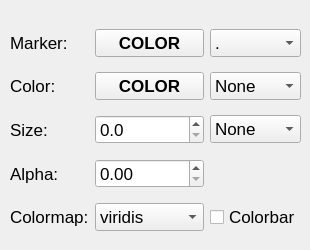
    <widget class="QWidget" name="tab_5">
     <attribute name="title">
      <string>Scatter</string>
     </attribute>
     <widget class="QWidget" name="gridLayoutWidget_12">
      <property name="geometry">
       <rect>
        <x>10</x>
        <y>20</y>
        <width>291</width>
        <height>221</height>
       </rect>
      </property>
      <property name="font">
       <font>
        <family>Arial</family>
        <pointsize>13</pointsize>
       </font>
      </property>
      <layout class="QGridLayout" name="gridLayout_12">
       <property name="sizeConstraint">
        <enum>QLayout::SetNoConstraint</enum>
       </property>
       <item row="1" column="0">
        <widget class="QLabel" name="label_21">
         <property name="font">
          <font>
           <family>Arial</family>
           <pointsize>13</pointsize>
          </font>
         </property>
         <property name="text">
          <string>Color:</string>
         </property>
        </widget>
       </item>
       <item row="0" column="0">
        <widget class="QLabel" name="label_20">
         <property name="font">
          <font>
           <family>Arial</family>
           <pointsize>13</pointsize>
          </font>
         </property>
         <property name="text">
          <string>Marker:</string>
         </property>
        </widget>
       </item>
       <item row="1" column="1">
        <widget class="QPushButton" name="btnScatFCol">
         <property name="font">
          <font>
           <family>Arial</family>
           <pointsize>13</pointsize>
           <weight>75</weight>
           <bold>true</bold>
          </font>
         </property>
         <property name="text">
          <string>COLOR</string>
         </property>
        </widget>
       </item>
       <item row="2" column="0">
        <widget class="QLabel" name="label_22">
         <property name="font">
          <font>
           <family>Arial</family>
           <pointsize>13</pointsize>
          </font>
         </property>
         <property name="text">
          <string>Size:</string>
         </property>
        </widget>
       </item>
       <item row="0" column="1">
        <widget class="QPushButton" name="btnScatECol">
         <property name="font">
          <font>
           <family>Arial</family>
           <pointsize>13</pointsize>
           <weight>75</weight>
           <bold>true</bold>
          </font>
         </property>
         <property name="text">
          <string>COLOR</string>
         </property>
        </widget>
       </item>
       <item row="2" column="2">
        <widget class="QComboBox" name="cbSSV">
         <property name="font">
          <font>
           <family>Arial</family>
           <pointsize>13</pointsize>
          </font>
         </property>
         <item>
          <property name="text">
           <string>None</string>
          </property>
         </item>
        </widget>
       </item>
       <item row="1" column="2">
        <widget class="QComboBox" name="cbSCV">
         <property name="font">
          <font>
           <family>Arial</family>
           <pointsize>13</pointsize>
          </font>
         </property>
         <item>
          <property name="text">
           <string>None</string>
          </property>
         </item>
        </widget>
       </item>
       <item row="0" column="2">
        <widget class="QComboBox" name="cbSMT">
         <property name="font">
          <font>
           <family>Arial</family>
           <pointsize>13</pointsize>
          </font>
         </property>
         <item>
          <property name="text">
           <string>.</string>
          </property>
         </item>
         <item>
          <property name="text">
           <string>,</string>
          </property>
         </item>
         <item>
          <property name="text">
           <string>o</string>
          </property>
         </item>
         <item>
          <property name="text">
           <string>v</string>
          </property>
         </item>
         <item>
          <property name="text">
           <string>^</string>
          </property>
         </item>
         <item>
          <property name="text">
           <string>&lt;</string>
          </property>
         </item>
         <item>
          <property name="text">
           <string>&gt;</string>
          </property>
         </item>
         <item>
          <property name="text">
           <string>1</string>
          </property>
         </item>
         <item>
          <property name="text">
           <string>2</string>
          </property>
         </item>
         <item>
          <property name="text">
           <string>3</string>
          </property>
         </item>
         <item>
          <property name="text">
           <string>4</string>
          </property>
         </item>
         <item>
          <property name="text">
           <string>8</string>
          </property>
         </item>
         <item>
          <property name="text">
           <string>s</string>
          </property>
         </item>
         <item>
          <property name="text">
           <string>p</string>
          </property>
         </item>
         <item>
          <property name="text">
           <string>P</string>
          </property>
         </item>
         <item>
          <property name="text">
           <string>*</string>
          </property>
         </item>
         <item>
          <property name="text">
           <string>h</string>
          </property>
         </item>
         <item>
          <property name="text">
           <string>H</string>
          </property>
         </item>
         <item>
          <property name="text">
           <string>+</string>
          </property>
         </item>
         <item>
          <property name="text">
           <string>x</string>
          </property>
         </item>
         <item>
          <property name="text">
           <string>X</string>
          </property>
         </item>
         <item>
          <property name="text">
           <string>d</string>
          </property>
         </item>
         <item>
          <property name="text">
           <string>D</string>
          </property>
         </item>
         <item>
          <property name="text">
           <string>|</string>
          </property>
         </item>
         <item>
          <property name="text">
           <string>_</string>
          </property>
         </item>
         <item>
          <property name="text">
           <string>None</string>
          </property>
         </item>
        </widget>
       </item>
       <item row="3" column="0">
        <widget class="QLabel" name="label_43">
         <property name="font">
          <font>
           <family>Arial</family>
           <pointsize>13</pointsize>
          </font>
         </property>
         <property name="text">
          <string>Alpha:</string>
         </property>
        </widget>
       </item>
       <item row="3" column="1">
        <widget class="QDoubleSpinBox" name="sbScatAlpha">
         <property name="font">
          <font>
           <family>Arial</family>
           <pointsize>13</pointsize>
          </font>
         </property>
         <property name="maximum">
          <double>1.000000000000000</double>
         </property>
         <property name="singleStep">
          <double>0.010000000000000</double>
         </property>
        </widget>
       </item>
       <item row="4" column="2">
        <widget class="QCheckBox" name="chbSCB">
         <property name="font">
          <font>
           <family>Arial</family>
           <pointsize>13</pointsize>
          </font>
         </property>
         <property name="text">
          <string>Colorbar</string>
         </property>
        </widget>
       </item>
       <item row="4" column="1">
        <widget class="QComboBox" name="cbScatCmap">
         <property name="font">
          <font>
           <family>Arial</family>
           <pointsize>13</pointsize>
          </font>
         </property>
         <item>
          <property name="text">
           <string>viridis</string>
          </property>
         </item>
         <item>
          <property name="text">
           <string>plasma</string>
          </property>
         </item>
         <item>
          <property name="text">
           <string>inferno</string>
          </property>
         </item>
         <item>
          <property name="text">
           <string>magma</string>
          </property>
         </item>
         <item>
          <property name="text">
           <string>ocean</string>
          </property>
         </item>
         <item>
          <property name="text">
           <string>gist_earth</string>
          </property>
         </item>
         <item>
          <property name="text">
           <string>terrain</string>
          </property>
         </item>
         <item>
          <property name="text">
           <string>gist_stern</string>
          </property>
         </item>
         <item>
          <property name="text">
           <string>gnuplot</string>
          </property>
         </item>
         <item>
          <property name="text">
           <string>gnuplot2</string>
          </property>
         </item>
         <item>
          <property name="text">
           <string>CMRmap</string>
          </property>
         </item>
         <item>
          <property name="text">
           <string>cubehelix</string>
          </property>
         </item>
         <item>
          <property name="text">
           <string>brg</string>
          </property>
         </item>
         <item>
          <property name="text">
           <string>hsv</string>
          </property>
         </item>
         <item>
          <property name="text">
           <string>gist_rainbow</string>
          </property>
         </item>
         <item>
          <property name="text">
           <string>rainbow</string>
          </property>
         </item>
         <item>
          <property name="text">
           <string>jet</string>
          </property>
         </item>
         <item>
          <property name="text">
           <string>nipy_spectral</string>
          </property>
         </item>
         <item>
          <property name="text">
           <string>gist_ncar</string>
          </property>
         </item>
         <item>
          <property name="text">
           <string>Greys</string>
          </property>
         </item>
         <item>
          <property name="text">
           <string>Purples</string>
          </property>
         </item>
         <item>
          <property name="text">
           <string>Blues</string>
          </property>
         </item>
         <item>
          <property name="text">
           <string>Greens</string>
          </property>
         </item>
         <item>
          <property name="text">
           <string>Oranges</string>
          </property>
         </item>
         <item>
          <property name="text">
           <string>Reds</string>
          </property>
         </item>
         <item>
          <property name="text">
           <string>YlOrBr</string>
          </property>
         </item>
         <item>
          <property name="text">
           <string>YlOrRd</string>
          </property>
         </item>
         <item>
          <property name="text">
           <string>OrRd</string>
          </property>
         </item>
         <item>
          <property name="text">
           <string>PuRd</string>
          </property>
         </item>
         <item>
          <property name="text">
           <string>RdPu</string>
          </property>
         </item>
         <item>
          <property name="text">
           <string>BuPu</string>
          </property>
         </item>
         <item>
          <property name="text">
           <string>GnBu</string>
          </property>
         </item>
         <item>
          <property name="text">
           <string>PuBu</string>
          </property>
         </item>
         <item>
          <property name="text">
           <string>YlGnBu</string>
          </property>
         </item>
         <item>
          <property name="text">
           <string>PuBuGn</string>
          </property>
         </item>
         <item>
          <property name="text">
           <string>BuGn</string>
          </property>
         </item>
         <item>
          <property name="text">
           <string>YlGn</string>
          </property>
         </item>
         <item>
          <property name="text">
           <string>binary</string>
          </property>
         </item>
         <item>
          <property name="text">
           <string>gist_yarg</string>
          </property>
         </item>
         <item>
          <property name="text">
           <string>gist_gray</string>
          </property>
         </item>
         <item>
          <property name="text">
           <string>gray</string>
          </property>
         </item>
         <item>
          <property name="text">
           <string>bone</string>
          </property>
         </item>
         <item>
          <property name="text">
           <string>pink</string>
          </property>
         </item>
         <item>
          <property name="text">
           <string>spring</string>
          </property>
         </item>
         <item>
          <property name="text">
           <string>summer</string>
          </property>
         </item>
         <item>
          <property name="text">
           <string>autumn</string>
          </property>
         </item>
         <item>
          <property name="text">
           <string>winter</string>
          </property>
         </item>
         <item>
          <property name="text">
           <string>cool</string>
          </property>
         </item>
         <item>
          <property name="text">
           <string>Wistia</string>
          </property>
         </item>
         <item>
          <property name="text">
           <string>hot</string>
          </property>
         </item>
         <item>
          <property name="text">
           <string>afmhot</string>
          </property>
         </item>
         <item>
          <property name="text">
           <string>gist_heat</string>
          </property>
         </item>
         <item>
          <property name="text">
           <string>copper</string>
          </property>
         </item>
        </widget>
       </item>
       <item row="4" column="0">
        <widget class="QLabel" name="label_44">
         <property name="font">
          <font>
           <family>Arial</family>
           <pointsize>13</pointsize>
          </font>
         </property>
         <property name="text">
          <string>Colormap:</string>
         </property>
        </widget>
       </item>
       <item row="2" column="1">
        <widget class="QDoubleSpinBox" name="sbScatSz">
         <property name="font">
          <font>
           <family>Arial</family>
           <pointsize>13</pointsize>
          </font>
         </property>
         <property name="decimals">
          <number>1</number>
         </property>
         <property name="maximum">
          <double>99999.000000000000000</double>
         </property>
         <property name="singleStep">
          <double>0.100000000000000</double>
         </property>
        </widget>
       </item>
      </layout>
     </widget>
    </widget>
